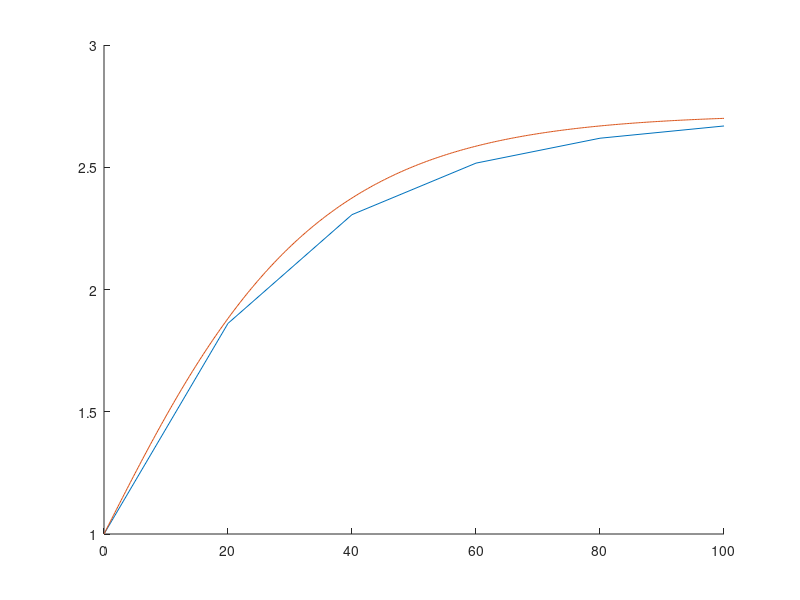

Write the MATLAB code that produced this figure.
# EJERCICIO 7 #

clear all;
clc;
more off;

disp('EJERCICIO 7 PVI');

function y =f(t,x)
  y=0.05*x*(1-log(x));
  endfunction
%
a=0;
b=100;
mu=1;
ah=[20 0.25];

figure(1); hold on; 

for i=1:length(ah)
  h=ah(i);
  N=(b-a)/h;
  t=a*ones(1,N+1);
  x=mu*ones(1,N+1);
  for j=2:N+1
    t(j)=t(j-1)+ah(i);
    x(j)=x(j-1)+h/4*(f(t(j-1),x(j-1))+3*f(t(j-1)+2/3*h,x(j-1)+2/3*h*f(t(j-1),x(j-1))));
  endfor
  plot(t(:),x(:));
endfor
%
hold off;